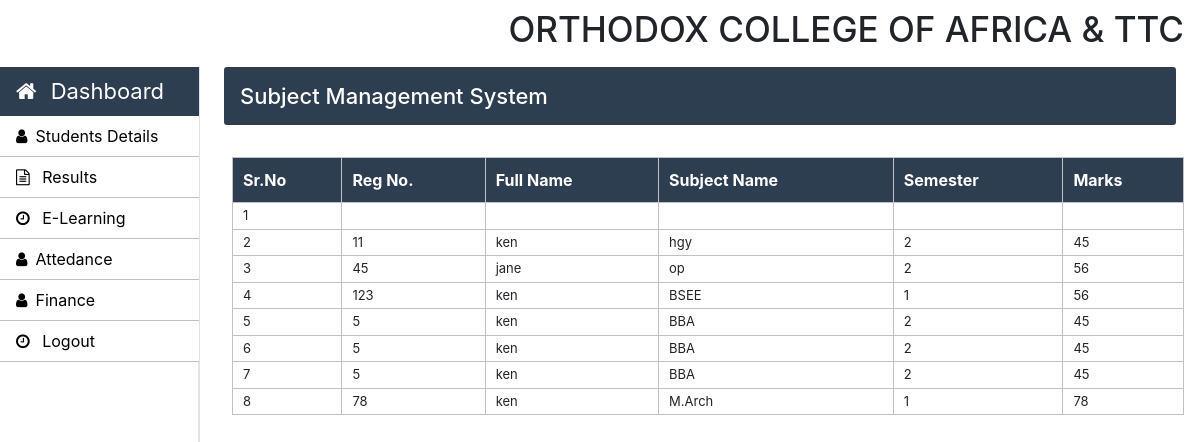
Screenshot of /pages/staff/admission/results.php with the database file from the repository.
### tables this page shows
CREATE TABLE `results` (
  `reg` varchar(255) NOT NULL,
  `fname` varchar(255) NOT NULL,
  `subject` varchar(255) NOT NULL,
  `semester` varchar(255) NOT NULL,
  `marks` varchar(255) NOT NULL
);

### pages/staff/admission/results.php (the view, shortened to what this page needs)
<?php
		require('../../../db/connect.php');
?>
<!DOCTYPE html>
<html>
  <!doctype html>
<html lang="en">
	<head>
      <link rel="stylesheet" type="text/css" href="../../css/bootstrap.min.css">
      <link rel="stylesheet" type="text/css" href="../../css/style.css">
    <link rel="stylesheet" href="https://stackpath.bootstrapcdn.com/font-awesome/4.7.0/css/font-awesome.min.css">
  </head>
  <body>
  	<nav id="nav" class="navbar ">
		<div id="title">
		  	<h1>ORTHODOX COLLEGE OF AFRICA & TTC</h1>
		</div>
	</nav>
    <nav id="sidebarMenu" class="">
			<div class="col-xl-2 col-lg-3 col-md-4 sidebar position-fixed border-right">
        <div class="sidebar-header">
          <div class="nav-item">
              <a class="nav-link text-white" href="index.php">
                  <i class="fa fa-home mr-2" aria-hidden="true"></i> Dashboard
              </a>
          </div>
        </div>
        <ul class="nav flex-column">
        	<li class="nav-item">
            <a class="nav-link" href="Student.php">
              <i class="fa fa-user mr-2" aria-hidden="true"></i>Students Details
            </a>
		      </li>
          <li class="nav-item">
            <a class="nav-link" href="results.php">
              <i class="fa fa-file-text-o mr-2" aria-hidden="true"></i> Results
            </a>
          </li>
          <li class="nav-item">
            <a class="nav-link" href="elearning.php">
               <i class="fa fa-clock-o mr-2" aria-hidden="true"></i> E-Learning
            </a>
		  </li>
          <li class="nav-item">
            <a class="nav-link" href="attedance.php">
              <i class="fa fa-user mr-2" aria-hidden="true"></i>Attedance
            </a>
		      </li>
		      <li class="nav-item">
            <a class="nav-link" href="finance.php">
              <i class="fa fa-user mr-2" aria-hidden="true"></i>Finance
            </a>
		      </li>
		  <li class="nav-item">
            <a class="nav-link" href="../index.html">
               <i class="fa fa-clock-o mr-2" aria-hidden="true"></i> Logout
            </a>
		  </li>
        </ul>
      </div>
    </nav>
		<main role="main" class="col-xl-10 col-lg-9 col-md-8 ml-sm-auto px-md-4 mb-2 w-100">
			<div class="sub-main">
				<div class="bar-margin text-center d-flex flex-wrap flex-md-nowrap pt-3 pb-2 mb-3 text-white admin-dashboard pl-3">
					<h4>Subject Management System </h4>
				</div>
				<div class="row">
					<div class="col-md-12 ml-2">
						<section class="mt-3">
							<table class="w-100 table-elements table-three-tr" cellpadding="3">
								<tr class="table-tr-head table-three text-white">
									<th>Sr.No</th>
									<th>Reg No.</th>
									<th>Full Name</th>
									<th>Subject Name</th>
									<th>Semester</th>
									<th>Marks</th>
								</tr>
								<?php
									$sr=1;
									$query="select reg ,fname,subject,semester,marks from results";
									$run=mysqli_query($con,$query);
									while($row=mysqli_fetch_array($run)) {
									echo	"<tr>";
									echo	"<td>".$sr++."</td>";
									echo	"<td>".$row['reg']."</td>";
									echo	"<td>".$row['fname']."</td>";
									echo	"<td>".$row['subject']."</td>";
									echo	"<td>".$row['semester']."</td>";
									echo	"<td>".$row['marks']."</td>";
									echo	"</tr>";
									}
								?>
							</table>
						</section>
					</div>
				</div>
			</div>
		</main>
	</body>
</html>

### pages/css/style.css (style rules this page uses)
h1 { font-size: 35px; }
h4 { font-size: 22px; }
.sidebar { padding: 0; margin-top: 1px; height: 100%; box-shadow: inset -1px 0 0 rgba(0, 0, 0, .1); background-color: #fff; }
.sidebar-header { background: #2c3e50; font-size: 22px !important; }
.sidebar ul { background-color: #ffffff; }
.sidebar ul li { border-bottom: 1px solid rgb(192, 190, 190); }
.sidebar ul li a { font-size: 16px !important; color: black; }
.admin-dashboard { margin-top: 1px !important; background: #2c3e50 !important; border-radius: 3px; }
.table-elements tr, td, th { font-size: 13px; border: 1px solid rgb(194, 193, 193); padding-left: 10px !important; }
.table-three { background: #2c3e50 !important; }
.table-tr-head { height: 45px !important; padding: 10px !important; margin-top: 5px !important; }
.table-font-for-transcript td, th { font-size: 16px !important; }

### rows the page displays
results: reg "11", fname "ken", subject "hgy", semester "2", marks "45"
results: reg "45", fname "jane", subject "op", semester "2", marks "56"
results: reg "123", fname "ken", subject "BSEE", semester "1", marks "56"
results: reg "5", fname "ken", subject "BBA", semester "2", marks "45"
results: reg "5", fname "ken", subject "BBA", semester "2", marks "45"
results: reg "5", fname "ken", subject "BBA", semester "2", marks "45"
results: reg "78", fname "ken", subject "M.Arch", semester "1", marks "78"
